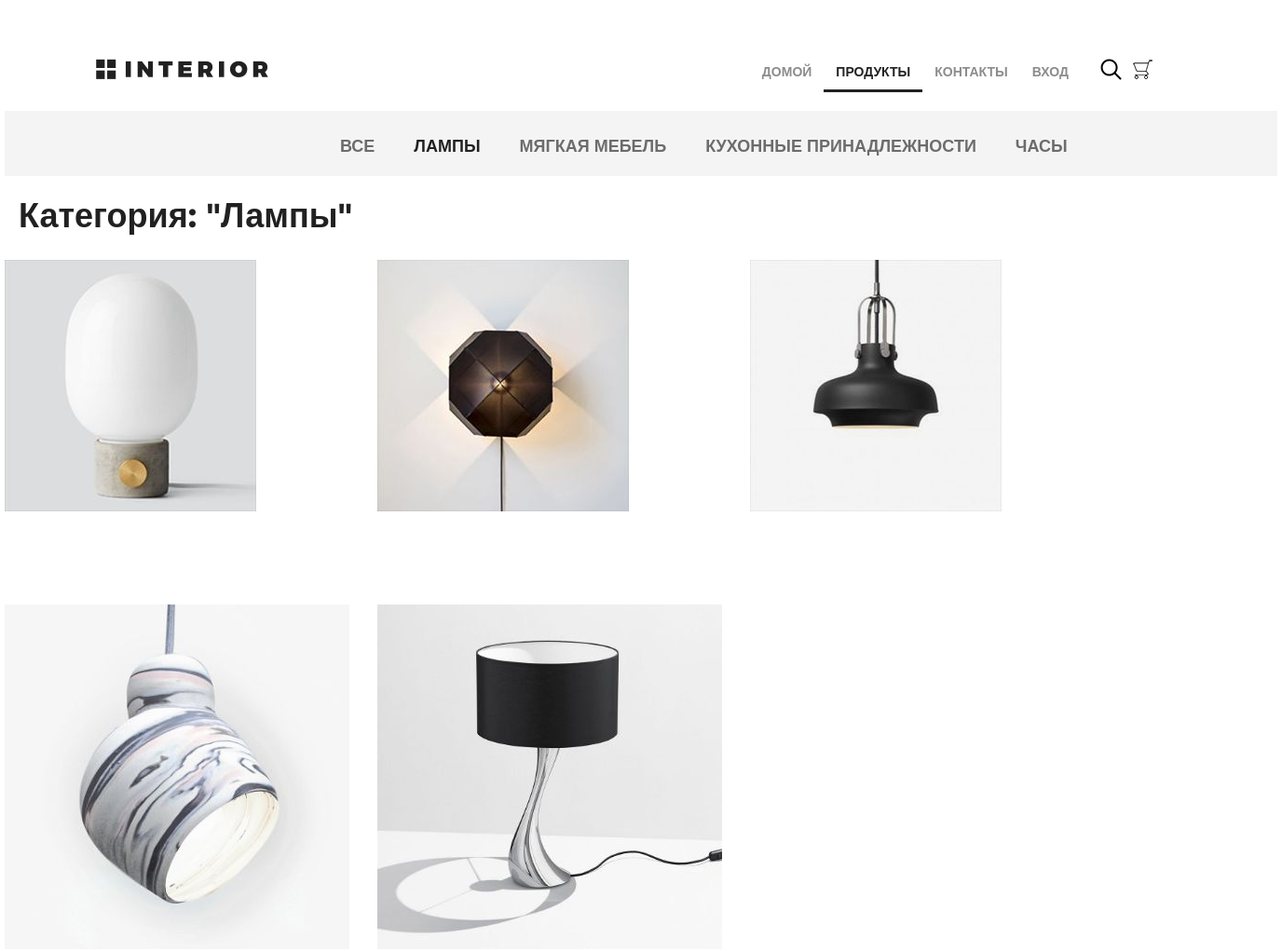
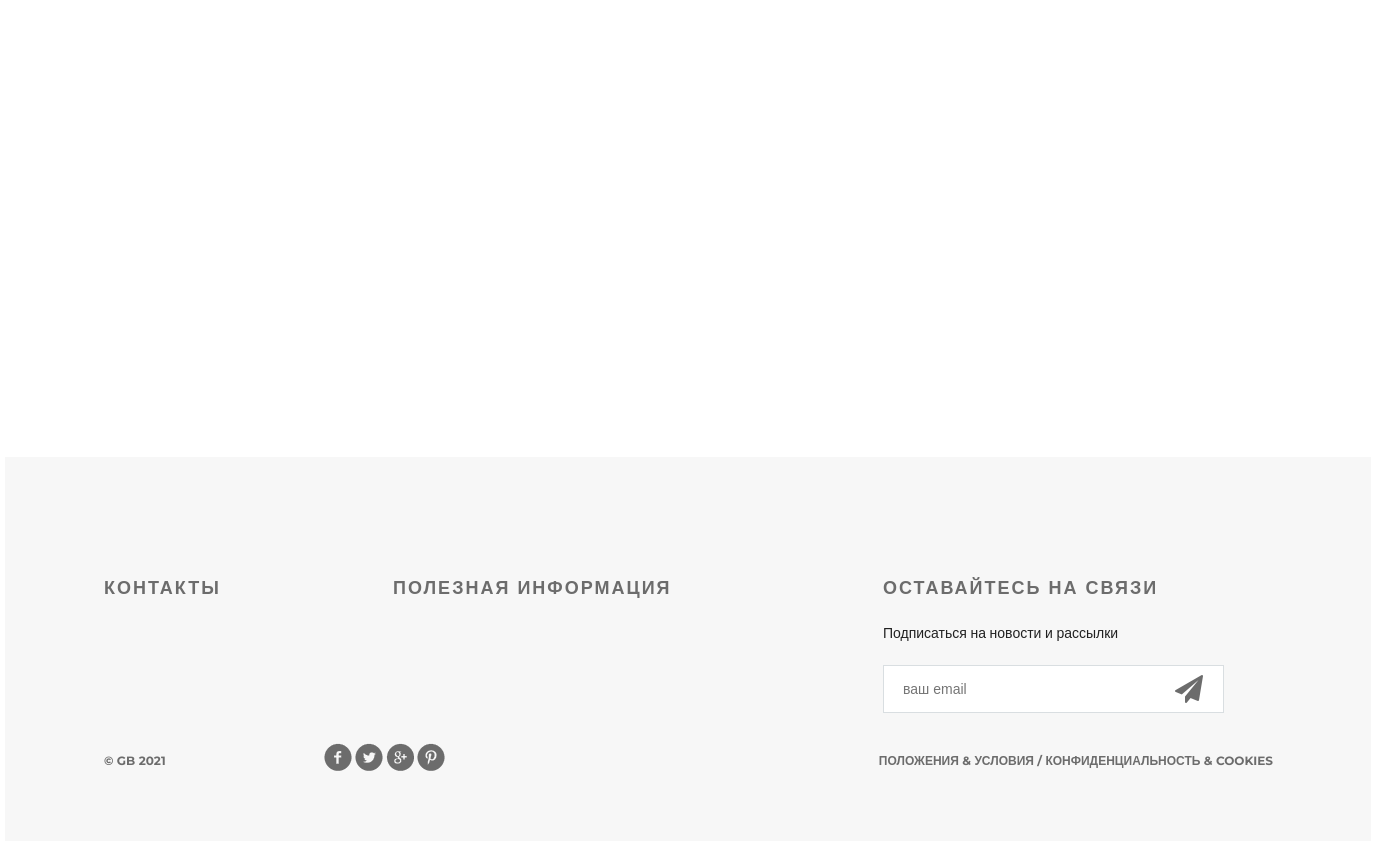
Screenshot of /products/category/5/ with the database file from the repository (2 pictures, top to bottom).
### mainapp/models.py (models this page shows, shortened)
class ProductCategory(models.Model):
    name = models.CharField(verbose_name='наиментование категории', max_length=64, unique=True)
    description = models.TextField(verbose_name='описание категории', blank=True)
    create_dt = models.DateTimeField(verbose_name='дата создания категории', auto_now_add=True)

class Product(models.Model):
    category = models.ForeignKey(ProductCategory, on_delete=models.CASCADE)
    name = models.CharField(verbose_name='наименование продука', max_length=128)
    image = models.ImageField(upload_to='product_images', blank=True)
    short_desc = models.CharField(verbose_name='кратокое описание продукта', max_length=60, blank=True)
    description = models.TextField(verbose_name='описание продукта', blank=True)
    price = models.DecimalField(verbose_name='цена продукта', max_digits=8, decimal_places=2, default=0)
    quantity = models.PositiveIntegerField(verbose_name='количество на складе', default=0)

### mainapp/views.py (the view, shortened to what this page needs)
# urls.py: path('products/', include('mainapp.urls', namespace='products')),
def products(request, pk=None):
    links_menu = ProductCategory.objects.all()
    title = 'продукты'
    basket = get_basket(request.user)
    hot_product = get_hot_product()
    if pk is not None:
        if pk == 0:
            product_list = Product.objects.all().order_by('price')
            category_item = {'name': 'все', 'pk': 0}
        else:
            category_item = get_object_or_404(ProductCategory, pk=pk)
            product_list = Product.objects.filter(category=category_item)
        content = {
            'title': title,
            'links_menu': links_menu,
            'category': category_item,
            'products': product_list,
            'basket': basket,
        }
        return render(request, 'mainapp/products_list.html', content)

### mainapp/views.py (called while the page is built)
def get_basket(user):
    if user.is_authenticated:
        return Basket.objects.filter(user=user)
    return []

def get_hot_product():
    products = Product.objects.all()
    return random.sample(list(products), 1)[0]

### mainapp/templates/mainapp/products_list.html (shortened to what this page needs)
{% extends 'mainapp/base.html' %}
{% load static %}
{% block contant %}
    <div class="hero-white">
        <div class="header clearfix">
            {% include 'mainapp/includes/inc_main_menu.html' %}
        </div>
    </div>
  <div class="details">
    <div class="links clearfix">
      {% include 'mainapp/includes/inc_products_menu.html' %}
    </div>
    <div class="products_list">
      <div class="title clearfix">
        <h2>
          Категория: "{{ category.name|title }}"
        </h2>
      </div>
      <div class="category-products clearfix">
        {% for product in products %}
          <div class="block">
            <a href="{% url 'products:product' product.pk %}">
              <img src="/media/{{ product.image }}" alt="product">
            </a>
          </div>
        {% endfor %}
      </div>
    </div>
  </div>
  <div class="clr"></div>
{% endblock %}

### mainapp/templates/mainapp/includes/inc_products_menu.html (shortened to what this page needs)
<ul class="links-menu">
   <li><a href={% url 'products:category' 0 %}
           > все </a>
   </li>
    {% for link in links_menu %}
        <li><a href={% url 'products:category' link.pk %}
               {% if request.resolver_match.kwargs.pk == link.pk %}
               class="active" {% endif %}>{{ link.name }}</a></li>
    {% endfor %}
</ul>

### static/css/style.css (style rules this page uses)
* { margin: 0; padding: 0; }
body { font-family: 'Montserrat', sans-serif; }
html, body { height: 100%; }
.products_list .title { margin: 20px auto; height: 50px; float: none; }
.products_list .title h2 { margin-top: 0; float: left; }
.category-products { margin-bottom: 75px; }
.category-products .block a img { float: left; }
.category-products .block { float: left; margin-right: 30px; display: block; height: 370px; width: 370px; position: relative; }
.category-products .block:nth-child(3n) { margin-right: 0px; }
.clr { height: 384px; }
.clearfix:after { content: ""; display: block; clear: both; }
.title { height: 152px; margin-right: 15px; }
.title h2 { float: left; margin-top: 118px; color: #212121; font-size: 36px; font-weight: 700; text-align: left; margin-left: 15px; }
.hero-white { background-color: #fff; height: 119px; padding-left: 98px; padding-right: 211px; position: relative; }
.links { height: 70px; background-color: #f4f4f4; position: relative; padding-left: 360px; }
.links-menu { margin: 27px auto 0px; position: absolute; }
.links-menu li { float: left; list-style-type: none; padding-right: 42px; }
.links-menu li a { text-decoration: none; color: #6c6c6c; font-size: 18px; font-weight: 700; text-transform: uppercase; }
.links-menu .active { color: #212121; font-size: 18px; font-weight: 700; }

### rows the page displays
ProductCategory: name "ЛАМПЫ", name "Лампы"
ProductCategory: name "МЯГКАЯ МЕБЕЛЬ"
ProductCategory: name "КУХОННЫЕ ПРИНАДЛЕЖНОСТИ"
ProductCategory: name "ЧАСЫ"
Product: image (picture)
Product: image (picture)
Product: image (picture)
Product: image (picture)
Product: image (picture)
